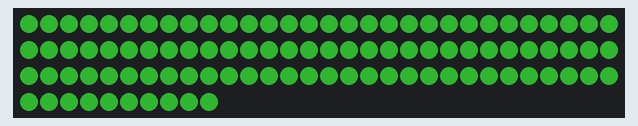
Simulated run of this sketch. Board: Arduino Uno, built with avr-gcc and run on an emulated ATmega328P. On the bench: 100 RGB LEDs in strip order, left to right, continuing on the next row. Dim RGB values are drawn brighter than linear; colours are those a GRB WS2812 strip shows for the declared byte order.

Above: at 0.16 s.
At 5.88 s:
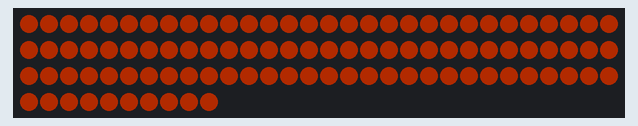
At 9.79 s:
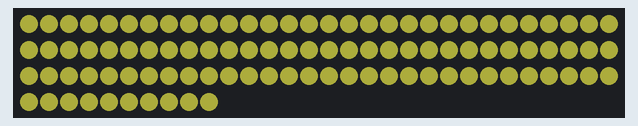
At 19.73 s:
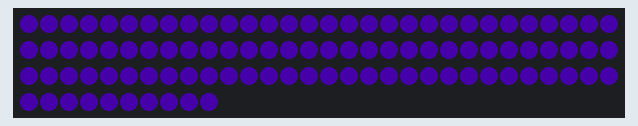
At 29.67 s:
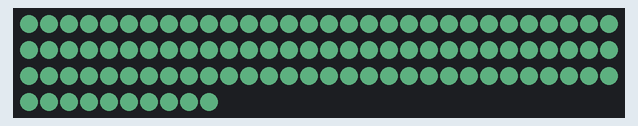
At 39.6 s:
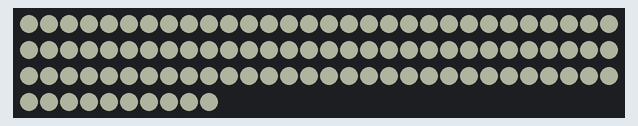

The sketch:

ledstrip-test.ino
```cpp
#include <FastLED.h>

// How many LEDs are in our strip?
#define NUM_LEDS 100

// Define the space in the Teensy's memory where the LEDs will live.
CRGB leds[NUM_LEDS];

void setup() {
  // We add our strip of WS2812B on pin 13
  FastLED.addLeds<WS2812B, 13>(leds, NUM_LEDS);

  // This loop sets all of our LEDs to RGB(0, 0, 0), aka black.
  for(int i = 0; i < NUM_LEDS; i++) {
    leds[i] = CRGB(0, 0, 0);
  }

  // Instruct FastLED to write the color data to your LED strip.
  FastLED.show();
}

uint8_t hue = 0;
uint8_t sat = 255;

void loop() {
  // Loop through every LED in the strip and set its color
  for(int i = 0; i < NUM_LEDS; i++) {
    leds[i] = CHSV(hue, sin8(sat), 128);
  }

  // Hue and saturation shift
  hue += 1;
  sat += 4;

  // Render the frame
  FastLED.show();

  // With a small number of LEDs, the above code will render frames in just a
  // few microseconds - faster than a human eye can appreciate! This 10ms delay
  // will slow things down and produce a smoother animation.
  delay(10);
}
```
